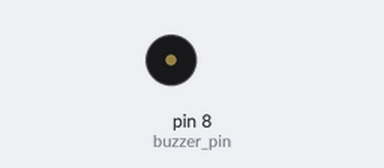
Recording of a sketch running on a simulated Arduino Uno, built with avr-gcc and run on an emulated ATmega328P. Parts: buzzer (waves = sounding).

Above: at 0.1 s.
At 32.2 s:
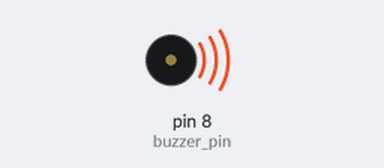
Timing chart, 0 to 40.0 s (numbered marks = the images above):
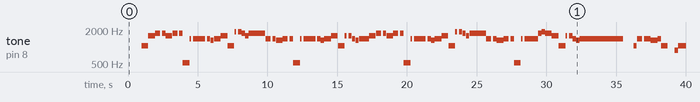

Measured:
- by itself, tone on pin 8 (buzzer_pin): plays 1047 Hz for 0.48 s, 1568 Hz for 0.48 s, 1760 Hz for 0.36 s, 1760 Hz for 0.24 s, 1568 Hz for 0.48 s, 1760 Hz for 0.36 s … (83 notes in this stretch)

The sketch:

letter_song.ino
```cpp
#define NN 0 //休止符


#define L1d 247
#define L1o 262
#define L1u 277
#define L2d 277
#define L2o 294
#define L2u 311
#define L3d 311
#define L3o 330
#define L3u 349
#define L4d  330
#define L4  349
#define L4u 370
#define L5d 370
#define L5  392
#define L5u 415
#define L6d 415
#define L6  440
#define L6u 466
#define L7d 466
#define L7  494
#define L7u 523

#define M1d 494
#define M1  523
#define M1u 554
#define M2d 554
#define M2  587
#define M2u 622
#define M3d 622
#define M3  659
#define M3u 698
#define M4d 659
#define M4  698
#define M4u 740
#define M5d 740
#define M5  784
#define M5u 831
#define M6d 831
#define M6  880
#define M6u 932
#define M7d 932
#define M7  988
#define M7u 1047

#define H1d  988
#define H1  1047
#define H1u 1109
#define H2d 1109
#define H2  1175
#define H2u 1245
#define H3d 1245
#define H3  1319
#define H3u 1397
#define H4d 1319
#define H4  1397
#define H4u 1480
#define H5d 1480
#define H5  1568
#define H5u 1661
#define H6d 1661
#define H6  1760
#define H6u 1865
#define H7d 1865
#define H7  1976
#define H7u  2093


#define buzzer_pin 8 //定义蜂鸣器引脚

/*------------定义歌曲音调的数组------------*/

int notes[] = {
NN,                                 H1,               H5,
H6,         NN,   H6,     H5,               H6,           NN, H6,
H1/2,             H4, NN, H4,                             NN, H4,
H3,     H4,               H5,               H1,               H7d,NN,
H7d,    H6,       H5,     H6,
H4,         NN,   H4,     H3,               H4,           NN, H4,
H1/2,             H4, NN, H4,                             NN, H4,
H3,     H4,               H5,               H1,               H5, NN,
H5,     H4,       H3,     H4,                         H5,
H6,         NN,   H6,     H5,               H6,           NN, H6,
H1/2,             H4, NN, H4,                             NN, H4,
H3,     H4,               H5,               H1,               H7d,NN,
H7d,    H6,       H5,     H6,
H4,         NN,   H4,     H3,               H4,           NN, H4,
H1/2,             H4, NN, H4,                                 H6,
H7d,    H6,               H5,               H1,               H5, NN,
H5,     H4,       H3,     H4,

                                                                        //page2,146
NN,                       H1,       H4,         NN,   H4,
H3,               H4,     H1,               NN,               M6,
H1,                                 H5,               H3,
H3,               H4,     H1,
NN,                       H1,       H4,         NN,   H4,
H3,               H4,     H5,                         H1,
H5,                       H6, NN,   H6,

NN,                       H1,       H4,         NN,   H4,
H3,               H4,     H1,               NN,               M6,
H1,                                 H5,               H3,
H3,               H4,     H1,
NN,                       M6,       H4,         NN,   H4,
H5,               H4,     H3,               H1,           NN, H1,
H3,                       H4, NN,   H4,
                                                NN,   H4,     H5,
H6,         NN,   H6,     H5,                         H4,     H5,
                                                      H3,     H4,
H5,         NN,   H5,     H4,                         H3,     H4,
                                                      H2,     H3,
H4,                       H3,       H4,
                          H1,       H5,     H4,       H3,     H1,
H5,                       H6, NN,   H6,
                                                      H4,     H5,
H6,         NN,   H6,     H5,                         H4,     H5,
                                                      H3,     H4,
H5,         NN,   H5,     H7d,                        H6,     H4,
                                    H2,               H6,
H5,               H4, NN, H4,                   NN,   H4, NN, H4,
H3,                       H1, NN,   H1,     H5,       H4,     H3, NN,
H3,                       H4, NN,   H4,
                                                                      //page 3,97
                                    H1,               H5,
H6,         NN,   H6,     H5,               H6,           NN, H6,
H1/2,             H4, NN, H4,                             NN, H4,
H3,     H4,               H5,               H1,               H7d,NN,
H7d,    H6,       H5,     H6,
H4,         NN,   H4,     H3,               H4,           NN, H4,
H1/2,             H4, NN, H4,                             NN, H4,
H3,     H4,               H5,               H1,               H5, NN,
H5,     H4,       H3,     H4,                         H5,
H6,         NN,   H6,     H5,               H6,           NN, H6,
H1/2,             H4, NN, H4,                             NN, H4,
H3,     H4,               H5,               H1,               H7d,NN,
H7d,    H6,       H5,     H6,
H4,         NN,   H4,     H3,               H4,           NN, H4,
H1/2,             H4, NN, H4,                                 H6,
H7d,    H6,               H5,               H1,               H5, NN,
H5,     H4,       H3,     H4,
                                                                        //page 4,97
                                    H1,               H5,
H6,         NN,   H6,     H5,               H6,           NN, H6,
H1/2,             H4, NN, H4,                             NN, H4,
H3,     H4,               H5,               H1,               H7d,NN,
H7d,    H6,       H5,     H6,
H4,         NN,   H4,     H3,               H4,           NN, H4,
H1/2,             H4, NN, H4,                             NN, H4,
H3,     H4,               H5,               H1,               H5, NN,
H5,     H4,       H3,     H4,                         H5,
H6,         NN,   H6,     H5,               H6,           NN, H6,
H1/2,             H4, NN, H4,                             NN, H4,
H3,     H4,               H5,               H1,               H7d,NN,
H7d,    H6,       H5,     H6,
H4,         NN,   H4,     H3,               H4,             NN, H4,
H1/2,             H4, NN, H4,                                 H6,
H7d,    H6,               H5,               H1,               H5, NN,
H5,     H4,       H3,     H4,
                                                                      //page 5,145
                                            H4,       H5,     H6,
H7d,                  NN, H7d,NN,   H7d,        H1/2,         H2/2,NN,
H2/2,       H1/2,         H7d,      H6,               H1,
H1/2,                     H1, NN,   H1,               H5,         NN,
H5,         H4,           H3,       H4,         NN,   H4, H5, H6,
H2,                       H6,       NN, H6,           H5,         H4,
H5,               H1,         NN,   H1,               H1/2,
H7d,                      H6, H5,   H6,                           NN,
H6,               H1,     H6,       H5,               H4, H5, H6,
H2,                   NN, H2, NN,   H2,         H3,           H4, NN,
H4,         H3,           H4,       H5,               H1,
H5,                       H1/2,NN,  H1/2,             H3/2,
H5/2,       H4/2,         H3/2,     H4/2,             H2/2,H3/2,H4/2,H5/2,
H6/2,H2/2,H6,H5,  H6, H5, H4, H3,   H4, H3, H1, M6,   M5, M6, M5, M4,
H1/2,H2/2,H1/2,H6,H7d,H6, H4, H3,   H4, H3, H2, H1,   H2, H1, M6, H4,
L4, L5, L6, L7d,  L6, M1, M2, M3,   M4, M5, M6, M7d,  M6, H1, H2, H3,
H4,                                 H1,               H5,
                                                                      //page 6,97
H6,         NN,   H6,     H5,               H6,           NN, H6,
H1/2,             H4, NN, H4,                             NN, H4,
H3,     H4,               H5,               H1,               H7d,NN,
H7d,    H6,       H5,     H6,
H4,         NN,   H4,     H3,               H4,           NN, H4,
H1/2,             H4, NN, H4,                             NN, H4,
H3,     H4,               H5,               H1,               H5, NN,
H5,     H4,       H3,     H4,                         H5,
H6,         NN,   H6,     H5,               H6,           NN, H6,
H1/2,             H4, NN, H4,                             NN, H4,
H3,     H4,               H5,               H1,               H7d,NN,
H7d,    H6,       H5,     H6,
H4,         NN,   H4,     H3,               H4,           NN, H4,
H1/2,             H4, NN, H4,                                 H6,
H7d,    H6,               H5,               H1,               H5, NN,
H5,               H4,               H3,               H4,

NN,
};

/*------------定义歌曲节奏的数组------------*/

unsigned char beats[] = {
0x08,                                       0x04,                 0x04,
0x03,          0x01, 0x02,     0x04,                  0x03,            0x01,0x02,
0x04,                0x01,0x01,0x07,                                   0x01,0x02,
0x02,     0x04,                0x04,                  0x04,                 0x01,0x01,
0x02,     0x02,      0x02,     0x0A,
0x03,          0x01, 0x02,     0x04,                  0x03,            0x01,0x02,
0x04,                0x01,0x01,0x07,                                   0x01,0x02,
0x02,     0x04,                0x04,                  0x04,                 0x01,0x01,
0x02,     0x02,      0x02,     0x06,                              0x04,
0x03,          0x01, 0x02,     0x04,                  0x03,            0x01,0x02,
0x04,                0x01,0x01,0x07,                                   0x01,0x02,
0x02,     0x04,                0x04,                  0x04,                 0x01,0x01,
0x02,     0x02,      0x02,     0x0A,
0x03,          0x01, 0x02,     0x04,                  0x03,            0x01,0x02,
0x04,                0x01,0x01,0x08,                                        0x02,
0x02,     0x04,                0x04,                  0x04,                 0x01,0x01,
0x02,     0x02,      0x02,     0x1A,
                                                                                      //page 2
0x06,                          0x02,        0x03,          0x01,  0x04,
0x04,                0x02,     0x04,                  0x04,                 0x02,
0x08,                                       0x04,                 0x04,
0x04,                0x02,     0x0A,
0x06,                          0x02,        0x03,          0x01,  0x04,
0x04,                0x02,     0x06,                              0x04,
0x06,                          0x01,0x01,   0x18,

0x06,                          0x02,        0x03,          0x01,  0x04,
0x04,                0x02,     0x04,                  0x04,                 0x02,
0x08,                                       0x04,                 0x04,
0x04,                0x02,     0x0A,
0x06,                          0x02,        0x03,          0x01,  0x04,
0x04,                0x02,     0x04,                  0x03,            0x01,0x02,
0x06,                          0x01,0x01,   0x13,
                                                           0x01,  0x02,     0x02,
0x03,         0x01,  0x02,     0x06,                              0x02,     0x0D,
                                                                  0x02,     0x02,
0x03,         0x01,  0x02,     0x06,                              0x02,     0x0D,
                                                                  0x02,     0x02,
0x06,                          0x02,        0x0D,
                               0x02,        0x02,     0x02,       0x02,     0x02,
0x06,                          0x01,0x01,   0x14,
                                                                  0x02,     0x02,
0x03,         0x01,  0x02,     0x06,                              0x02,     0x0D,
                                                                  0x02,     0x02,
0x03,         0x01,  0x02,     0x06,                              0x02,     0x0A,
                                            0x04,                 0x04,
0x04,                0x01,0x01,0x05,                       0x01,  0x01,0x01,0x02,
0x06,                          0x01,0x01,   0x02,     0x02,       0x02,     0x01,0x01,
0x06,                          0x01,0x01,   0x10,
                                                                                   //page 3
                                            0x04,                 0x04,
0x03,          0x01, 0x02,     0x04,                  0x03,            0x01,0x02,
0x04,                0x01,0x01,0x07,                                   0x01,0x02,
0x02,     0x04,                0x04,                  0x04,                 0x01,0x01,
0x02,     0x02,      0x02,     0x0A,
0x03,          0x01, 0x02,     0x04,                  0x03,            0x01,0x02,
0x04,                0x01,0x01,0x07,                                   0x01,0x02,
0x02,     0x04,                0x04,                  0x04,                 0x01,0x01,
0x02,     0x02,      0x02,     0x06,                              0x04,
0x03,          0x01, 0x02,     0x04,                  0x03,            0x01,0x02,
0x04,                0x01,0x01,0x07,                                   0x01,0x02,
0x02,     0x04,                0x04,                  0x04,                 0x01,0x01,
0x02,     0x02,      0x02,     0x0A,
0x03,          0x01, 0x02,     0x04,                  0x03,            0x01,0x02,
0x04,                0x01,0x01,0x08,                                        0x02,
0x02,     0x04,                0x04,                  0x04,                 0x01,0x01,
0x02,     0x02,      0x02,     0x12,
                                                                                 //page 4
                                                      0x04,                 0x04,
0x03,          0x01, 0x02,     0x04,                  0x03,            0x01,0x02,
0x04,                0x01,0x01,0x07,                                   0x01,0x02,
0x02,     0x04,                0x04,                  0x04,                 0x01,0x01,
0x02,     0x02,      0x02,     0x0A,
0x03,          0x01, 0x02,     0x04,                  0x03,            0x01,0x02,
0x04,                0x01,0x01,0x07,                                   0x01,0x02,
0x02,     0x04,                0x04,                  0x04,                 0x01,0x01,
0x02,     0x02,      0x02,     0x06,                              0x04,
0x03,          0x01, 0x02,     0x04,                  0x03,            0x01,0x02,
0x04,                0x01,0x01,0x07,                                   0x01,0x02,
0x02,     0x04,                0x04,                  0x04,                 0x01,0x01,
0x02,     0x02,      0x02,     0x0A,
0x03,          0x01, 0x02,     0x04,                  0x03,            0x01,0x02,
0x04,                0x01,0x01,0x08,                                        0x02,
0x02,     0x04,                0x04,                  0x04,                 0x01,0x01,
0x02,     0x02,      0x02,     0x12,
                                                                                     //page 5
                                                      0x02,       0x02,     0x02,
0x05,                     0x01,0x01,0x01,   0x03,          0x03,            0x01,0x01,
0x03,          0x03,           0x02,        0x04,                 0x04,
0x06,                          0x01,0x01,   0x04,                 0x03,          0x01,
0x03,          0x03,           0x02,        0x03,          0x01,  0x01,0x01,0x02,
0x06,                          0x01,0x01,   0x03,          0x03,            0x02,
0x04,                0x03,          0x01,   0x04,                 0x04,
0x06,                          0x01,0x01,   0x07,                                0x01,
0x04,                0x02,     0x02,        0x04,                 0x01,0x01,0x02,
0x05,                     0x01,0x01,0x01,   0x03,          0x03,            0x01,0x01,
0x03,          0x03,           0x02,        0x04,                 0x01,
0x06,                          0x01,0x01,   0x04,                 0x04,
0x03,          0x03,           0x02,        0x04,                 0x01,0x01,0x01,0x01,
0x01,0x01,0x01,0x01,  0x01,0x01,0x01,0x01,  0x01,0x01,0x01,0x01,  0x01,0x01,0x01,0x01,
0x01,0x01,0x01,0x01,  0x01,0x01,0x01,0x01,  0x01,0x01,0x01,0x01,  0x01,0x01,0x01,0x01,
0x01,0x01,0x01,0x01,  0x01,0x01,0x01,0x01,  0x01,0x01,0x01,0x01,  0x01,0x01,0x01,0x01,
0x08,                                       0x04,                 0x04,
                                                                                    //page 6
0x03,          0x01, 0x02,     0x04,                  0x03,            0x01,0x02,
0x04,                0x01,0x01,0x07,                                   0x01,0x02,
0x02,     0x04,                0x04,                  0x04,                 0x01,0x01,
0x02,     0x02,      0x02,     0x0A,
0x03,          0x01, 0x02,     0x04,                  0x03,            0x01,0x02,
0x04,                0x01,0x01,0x07,                                   0x01,0x02,
0x02,     0x04,                0x04,                  0x04,                 0x01,0x01,
0x02,     0x02,      0x02,     0x06,                              0x04,
0x03,          0x01, 0x02,     0x04,                  0x03,            0x01,0x02,
0x04,                0x01,0x01,0x07,                                   0x01,0x02,
0x02,     0x04,                0x04,                  0x04,                 0x01,0x01,
0x02,     0x02,      0x02,     0x0A,
0x03,          0x01, 0x02,     0x04,                  0x03,            0x01,0x02,
0x04,                0x01,0x01,0x08,                                        0x02,
0x02,     0x04,                0x04,                  0x04,                 0x01,0x01,
0x04,                0x04,                  0x04,                 0x14,

};

void setup() {
  pinMode(buzzer_pin, OUTPUT); //定义蜂鸣器引脚为输出状态
}

void loop() {
  for ( int i = 0; i < 700; i++) {

/*------------设置i在歌曲长度内递增，这样就能逐一执行数组中的数据------------*/

    tone(buzzer_pin, notes[i]); //播放音乐
    delay(beats[i]*120); //播放间隔

    noTone(buzzer_pin);
    delay(10);
  }
}
```
